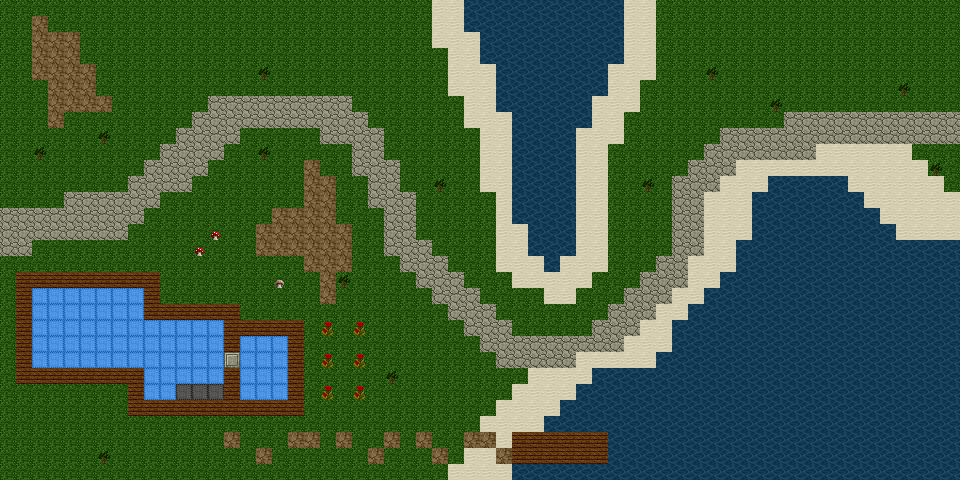

Rendered tile map (Tiled .tmx) drawn with the repository's tilesets; below, a short description and the map source with its tile grids summarised:
An orthogonal 60x30 tile map with 16x16 px tiles, 4 tile layers (Floor Layer, Floral Layer, Mineral, Tile Layer 2) and 49 objects (23x Collision, 22x Resource, 4x Interactable).

<map version="1.0" tiledversion="1.0.2" orientation="orthogonal" renderorder="right-down" width="60" height="30" tilewidth="16" tileheight="16" nextobjectid="96">
 <tileset firstgid="1" source="MinecraftTileSet.tsx" />
 <group name="Layer 1">
  <layer name="Floor Layer" width="60" height="30">
   <data>[1800 cells, 1800 non-empty, 8 distinct tile ids]</data>
  </layer>
  <layer name="Floral Layer" width="60" height="30">
   <data>[1800 cells, 22 non-empty, 4 distinct tile ids]</data>
  </layer>
  <layer name="Mineral" width="60" height="30">
   <data>[1800 cells, 0 non-empty, 0 distinct tile ids]</data>
  </layer>
  <objectgroup name="Object Layer">
   <object id="9" name="Wall" type="Collision" x="96" y="272" width="64" height="16" />
   <object id="10" name="Wall" type="Collision" x="144" y="288" width="16" height="32" />
   <object id="11" name="Wall" type="Collision" x="160" y="304" width="80" height="16" />
   <object id="13" name="Wall" type="Collision" x="128" y="400" width="96" height="16" />
   <object id="14" name="Wall" type="Collision" x="128" y="368" width="16" height="32" />
   <object id="15" name="Wall" type="Collision" x="16" y="368" width="112" height="16" />
   <object id="16" name="Wall" type="Collision" x="16" y="272" width="16" height="96" />
   <object id="17" name="Wall" type="Collision" x="32" y="272" width="48" height="16" />
   <object id="18" name="Door" type="Interactable" x="80" y="272" width="16" height="16" />
   <object id="20" name="Stairs" type="Interactable" x="176" y="384" width="48" height="16" />
   <object id="27" name="Wall" type="Collision" x="224" y="320" width="16" height="96" />
   <object id="30" name="Wall" type="Collision" x="288" y="320" width="16" height="16" />
   <object id="32" name="Wall" type="Collision" x="288" y="400" width="16" height="16" />
   <object id="39" name="Red Mushroom" type="Resource" x="192" y="240" width="16" height="16" />
   <object id="40" name="Red Mushroom" type="Resource" x="208" y="224" width="16" height="16" />
   <object id="41" name="Brown Mushroom" type="Resource" x="272" y="272" width="16" height="16" />
   <object id="43" name="Rose" type="Resource" x="320" y="320" width="16" height="16" />
   <object id="44" name="Rose" type="Resource" x="320" y="352" width="16" height="16" />
   <object id="45" name="Rose" type="Resource" x="320" y="384" width="16" height="16" />
   <object id="47" name="Rose" type="Resource" x="352" y="384" width="16" height="16" />
   <object id="48" name="Rose" type="Resource" x="352" y="352" width="16" height="16" />
   <object id="49" name="Rose" type="Resource" x="352" y="320" width="16" height="16" />
   <object id="51" name="Tree" type="Resource" x="384" y="368" width="16" height="16" />
   <object id="52" name="Tree" type="Resource" x="432" y="176" width="16" height="16" />
   <object id="53" name="Tree" type="Resource" x="256" y="144" width="16" height="16" />
   <object id="54" name="Tree" type="Resource" x="32" y="144" width="16" height="16" />
   <object id="55" name="Tree" type="Resource" x="96" y="128" width="16" height="16" />
   <object id="56" name="Tree" type="Resource" x="256" y="64" width="16" height="16" />
   <object id="57" name="Tree" type="Resource" x="336" y="272" width="16" height="16" />
   <object id="58" name="Tree" type="Resource" x="96" y="448" width="16" height="16" />
   <object id="59" name="Tree" type="Resource" x="640" y="176" width="16" height="16" />
   <object id="60" name="Tree" type="Resource" x="704" y="64" width="16" height="16" />
   <object id="61" name="Tree" type="Resource" x="768" y="96" width="16" height="16" />
   <object id="62" name="Tree" type="Resource" x="896" y="80" width="16" height="16" />
   <object id="63" name="Tree" type="Resource" x="928" y="160" width="16" height="16" />
  </objectgroup>
 </group>
 <group name="Layer 2">
  <layer name="Tile Layer 2" width="60" height="30">
   <data>[1800 cells, 126 non-empty, 4 distinct tile ids]</data>
  </layer>
  <objectgroup name="Object Layer">
   <object id="64" name="Wall" type="Collision" x="16" y="272" width="128" height="16" />
   <object id="65" name="Wall" type="Collision" x="144" y="272" width="16" height="48" />
   <object id="66" name="Wall" type="Collision" x="160" y="304" width="64" height="16" />
   <object id="67" name="Wall" type="Collision" x="224" y="304" width="16" height="48" />
   <object id="68" name="Door" type="Interactable" x="224" y="352" width="16" height="16" />
   <object id="69" name="Wall" type="Collision" x="224" y="368" width="16" height="48" />
   <object id="70" name="Wall" type="Collision" x="240" y="400" width="64" height="16" />
   <object id="71" name="Wall" type="Collision" x="240" y="320" width="64" height="16" />
   <object id="72" name="Wall" type="Collision" x="288" y="336" width="16" height="64" />
   <object id="73" name="Wall" type="Collision" x="128" y="400" width="96" height="16" />
   <object id="74" name="Stairs" type="Interactable" x="176" y="384" width="48" height="16" />
   <object id="75" name="Wall" type="Collision" x="128" y="368" width="16" height="32" />
   <object id="77" name="Wall" type="Collision" x="16" y="368" width="112" height="16" />
   <object id="79" name="Wall" type="Collision" x="16" y="288" width="16" height="80" />
  </objectgroup>
 </group>
</map>
